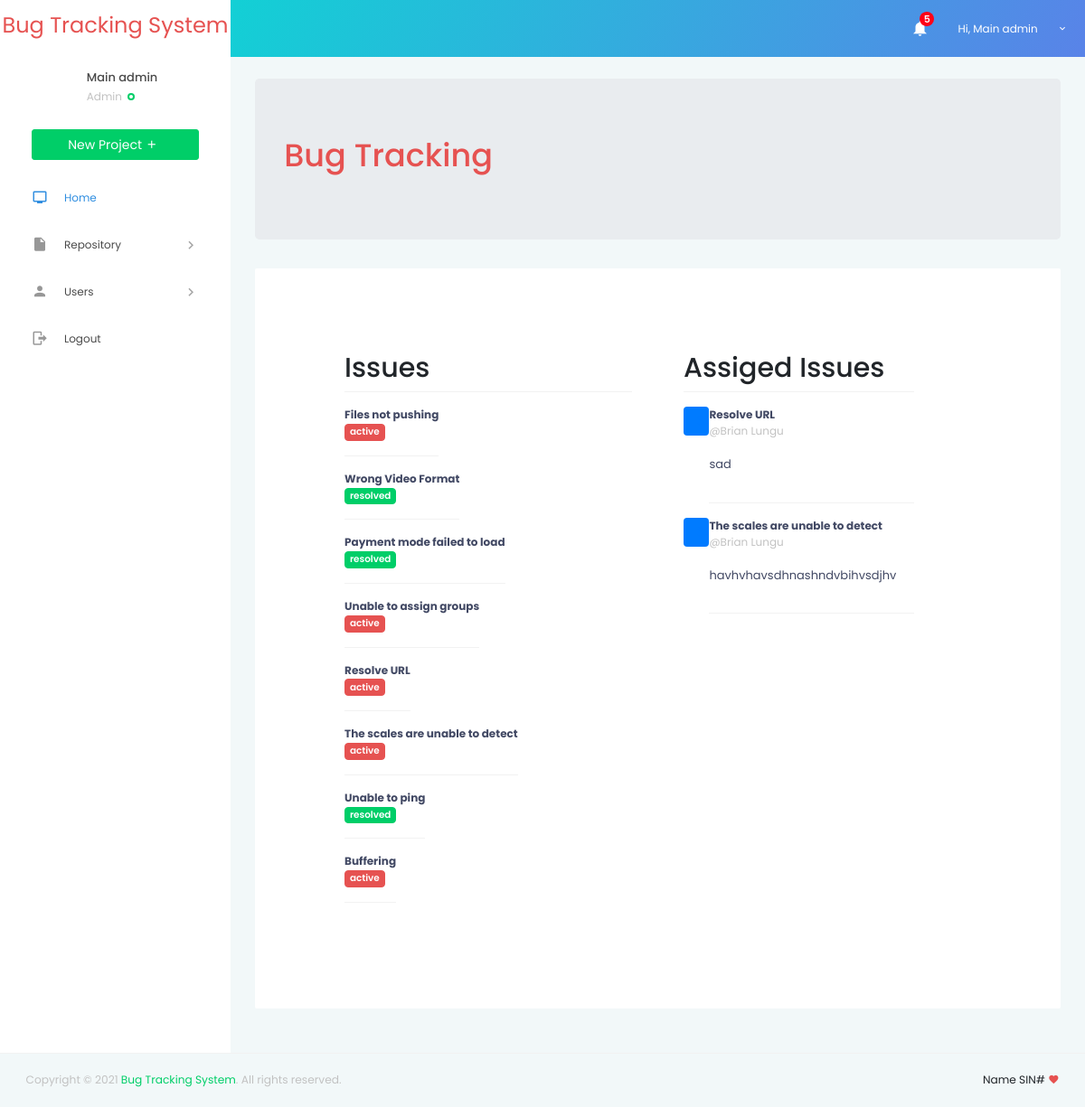
/index.php (signed in), run on the app's committed database.
### tables this page shows
CREATE TABLE `issues` (
  `issueID` int(10) NOT NULL AUTO_INCREMENT,
  `issueName` varchar(200) NOT NULL,
  `status` enum('active','resolved') NOT NULL DEFAULT 'active',
  `rid` int(10) NOT NULL,
  PRIMARY KEY (`issueID`),
  KEY `rid` (`rid`),
  CONSTRAINT `issues_ibfk_1` FOREIGN KEY (`rid`) REFERENCES `repository` (`rid`)
);

CREATE TABLE `assignedissues` (
  `assignedID` int(10) NOT NULL AUTO_INCREMENT,
  `description` varchar(200) NOT NULL,
  `issueID` int(10) NOT NULL,
  `userID` int(10) NOT NULL,
  PRIMARY KEY (`assignedID`),
  KEY `issueID` (`issueID`),
  KEY `userID` (`userID`),
  CONSTRAINT `assignedissues_ibfk_1` FOREIGN KEY (`issueID`) REFERENCES `issues` (`issueID`),
  CONSTRAINT `assignedissues_ibfk_2` FOREIGN KEY (`userID`) REFERENCES `users` (`userID`)
);

CREATE TABLE `users` (
  `userID` int(10) NOT NULL AUTO_INCREMENT,
  `firstName` varchar(200) NOT NULL,
  `lastName` varchar(200) NOT NULL,
  `username` varchar(200) NOT NULL,
  `email` varchar(200) NOT NULL,
  `accessLevel` enum('developer','tester','admin','both') NOT NULL DEFAULT 'developer',
  `password` varchar(200) NOT NULL,
  PRIMARY KEY (`userID`)
);

### index.php (the view, shortened to what this page needs)
<?php include "include/config.php"; ?>
<!DOCTYPE html>
<html lang="en">
<?php
include "include/head.php";
?>
<body style="font-size: 15px">
<div class="container-scroller">
  <?php include "include/account.php" ?>
    <div class="container-fluid page-body-wrapper">
        <?php
        include "include/Leftmenu.php";
        ?>
        <div class="main-panel">
            <div class="content-wrapper">
                <div class="row">
                    <div class="col-12 grid-margin">
                      <div class="jumbotron text-danger"><h1>Bug Tracking</h1></div>
                        <div class="card">
                            <div class="card-body">
                                <div class="col-12 grid-margin">
                                    <div class="card">
                                        <div class="card-body">
                                        <main class="container">
                                        <div class="row">
                                         <div class="col-md-6">
                                         <div class="my-3 p-3 bg-body rounded shadow-sm">
                                                <h2 class="border-bottom pb-2 mb-0">Issues</h2>
                                                <?php
                                                    $sqlq = "SELECT*FROM issues";
                                                    $stmtq = $conn->prepare($sqlq);
                                                    $stmtq->execute();
                                                    while ($rowq = $stmtq->fetch(PDO::FETCH_OBJ)) {
                                                        ?>
                                                <div class="d-flex text-muted pt-3">
                                                    <p class="pb-3 mb-0 small lh-sm border-bottom">
                                                    <strong class="d-block text-dark"><?php echo $rowq->issueName ?> </strong>
                                                    <?php  if($rowq->status == "active" ){?>
                                                    <span class="badge badge-danger"><?php echo $rowq->status ?> </span>
                                                    <?php }else{?>
                                                        <span class="badge badge-success"><?php echo $rowq->status ?> </span>
                                                    <?php }?>
                                                    </p>
                                                </div>
                                                <?php
                                                    } ?>
                                             </div>
                                        </div>
                                        <div class="col-md-5">
                                           <div class="my-3 p-3 bg-body rounded shadow-sm">
                                                    <h2 class="border-bottom pb-2 mb-0">Assiged Issues</h2>
                                                    <?php
                                                        $sqlw = "SELECT *FROM assignedissues AS ai INNER JOIN issues AS iss ON iss.issueID = ai.issueID
                                                        INNER JOIN users AS u ON  u.userID = ai.userID ";
                                                        $stmtw = $conn->prepare($sqlw);
                                                        $stmtw->execute();
                                                        while ($roww = $stmtw->fetch(PDO::FETCH_OBJ)) {
                                                            ?>
                                                    <div class="d-flex text-muted pt-3">
                                                        <svg class="bd-placeholder-img flex-shrink-0 me-2 rounded" width="32" height="32" xmlns="http://www.w3.org/2000/svg" role="img" aria-label="Placeholder: 32x32" preserveAspectRatio="xMidYMid slice" focusable="false"><title>Placeholder</title><rect width="100%" height="100%" fill="#007bff"/><text x="50%" y="50%" fill="#007bff" dy=".3em">32x32</text></svg>
                                                        <div class="pb-3 mb-0 small lh-sm border-bottom w-100">
                                                        <div class="d-flex justify-content-between">
                                                            <strong class="text-dark"><?php echo $roww->issueName ?></strong>
                                                        </div>
                                                        <span class="d-block">@<?php echo $roww->firstName ." ".$roww->lastName ?></span>
                                                        <br>
                                                        <p class="text-dark"><?php echo $roww->description; ?></p>
                                                        </div>
                                                    </div>
                                                    <?php
                                                        } ?>
                                                    </div>
                                        </div>
                                    </main>
                                        </div>
                                    </div>
                                </div>
                            </div>
                        </div>
                    </div>
                </div>
            </div>
        </div>
    </div>
    <?php
    include "include/footer.php";
    ?>
</div>
</body>
</html>

### include/head.php (shortened to what this page needs)
<head>
    <link rel="stylesheet" href="vendors/iconfonts/mdi/css/materialdesignicons.min.css">
    <link rel="stylesheet" href="vendors/css/vendor.bundle.base.css">
    <link rel="stylesheet" href="vendors/css/vendor.bundle.addons.css">
    <link rel="stylesheet" href="css/style.css">
</head>

### include/account.php (shortened to what this page needs)
<nav class="navbar default-layout col-lg-12 col-12 p-0 fixed-top d-flex flex-row">
        <div class="text-center navbar-brand-wrapper d-flex align-items-top justify-content-center">
            <a class="navbar-brand brand-logo text-danger" href="index.php">
               Bug Tracking System
            </a>
        </div>
        <div class="navbar-menu-wrapper d-flex align-items-center">
            <ul class="navbar-nav navbar-nav-right">
               <?php
               require_once "config.php";
                 $owp = $conn->prepare("SELECT * FROM issues inner join repository ON repository.rid = issues.rid WHERE status=?");
                 $owp->bindValue(1,"active");
                 $owp->execute();
                 $count = $owp->rowCount();
               ?>
                <li class="nav-item dropdown">
                    <a class="nav-link count-indicator dropdown-toggle" id="notificationDropdown" href="#" data-toggle="dropdown">
                        <i class="mdi mdi-bell"></i>
                        <span class="count"><?php echo $count ?></span>
                    </a>
                </li>
                <li class="nav-item dropdown d-none d-xl-inline-block">
                    <a class="nav-link dropdown-toggle" id="UserDropdown" href="#" data-toggle="dropdown" aria-expanded="false">
                        <span class="profile-text">Hi, <?php echo $_SESSION["fname"] ." ". $_SESSION["lname"] ?></span>
                    </a>
                </li>
            </ul>
        </div>
    </nav>

### include/Leftmenu.php (shortened to what this page needs)
<nav class="sidebar sidebar-offcanvas" id="sidebar">
    <ul class="nav">
        <li class="nav-item nav-profile">
            <div class="nav-link">
                <div class="user-wrapper">
                    <div class="text-wrapper">
                        <p class="profile-name"><?php echo $_SESSION["fname"] ." ". $_SESSION["lname"] ?></p>
                        <div>
                            <small class="designation text-muted text-capitalize"><?php echo $_SESSION["role"] ?></small>
                            <span class="status-indicator online"></span>
                        </div>
                    </div>
                </div>
                <a href="../create_repository.php" class="btn btn-success btn-block">New Project
                <i class="mdi mdi-plus"></i>
                </a>
            </div>
        </li>
        <li class="nav-item">
            <a class="nav-link" href="index.php">
                <i class="menu-icon mdi mdi-television"></i>
                <span class="menu-title">Home</span>
            </a>
        </li>
        <li class="nav-item">
            <a class="nav-link" data-toggle="collapse" href="#paymnents" aria-expanded="false"
                aria-controls="paymnents">
                <i class="menu-icon mdi mdi-file"></i>
                <span class="menu-title">Repository</span>
                <i class="menu-arrow"></i>
            </a>
        </li>
        <?php
           if ($_SESSION["role"]=='admin') {
        ?>
        <li class="nav-item">
            <a class="nav-link" data-toggle="collapse" href="#m_user" aria-expanded="false" aria-controls="m_user">
                <i class="menu-icon mdi mdi-account"></i>
                <span class="menu-title">Users</span>
                <i class="menu-arrow"></i>
            </a>
        </li>
        <?php } ?>
        <li class="nav-item">
            <a class="nav-link" href="logout.php">
                <i class="menu-icon mdi mdi-logout"></i>
                <span class="menu-title">Logout</span>
            </a>
        </li>
    </ul>
</nav>

### include/footer.php
<footer class="footer">
    <div class="container-fluid clearfix">
            <span class="text-muted d-block text-center text-sm-left d-sm-inline-block">Copyright © <?php echo date("Y") ?>
                <a href="#">Bug Tracking System</a>. All rights reserved.</span>
        <span class="float-none float-sm-right d-block mt-1 mt-sm-0 text-center">Name SIN#
              <i class="mdi mdi-heart text-danger"></i>
            </span>
    </div>
</footer>

### data on the page
issues: issueName "Files not pushing", status "active"
issues: issueName "Wrong Video Format", status "resolved"
issues: issueName "Payment mode failed to load", status "resolved"
issues: issueName "Unable to assign groups", status "active"
issues: issueName "Resolve URL", status "active"
issues: issueName "The scales are unable to detect", status "active"
issues: issueName "Unable to ping", status "resolved"
issues: issueName "Buffering", status "active"
assignedissues: issueID.issueName "Resolve URL", userID.firstName "Brian", userID.lastName "Lungu", description "sad"
assignedissues: issueID.issueName "The scales are unable to detect", userID.firstName "Brian", userID.lastName "Lungu", description "havhvhavsdhnashndvbihvsdjhv"

### other printed values
$count "5"
$_SESSION["fname"] "Main"
$_SESSION["lname"] "admin"
$_SESSION["role"] "Admin"
